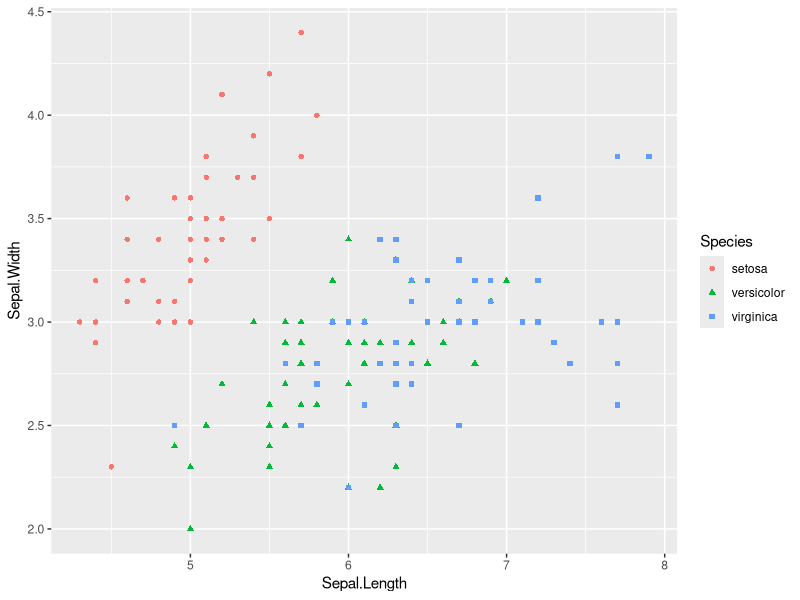
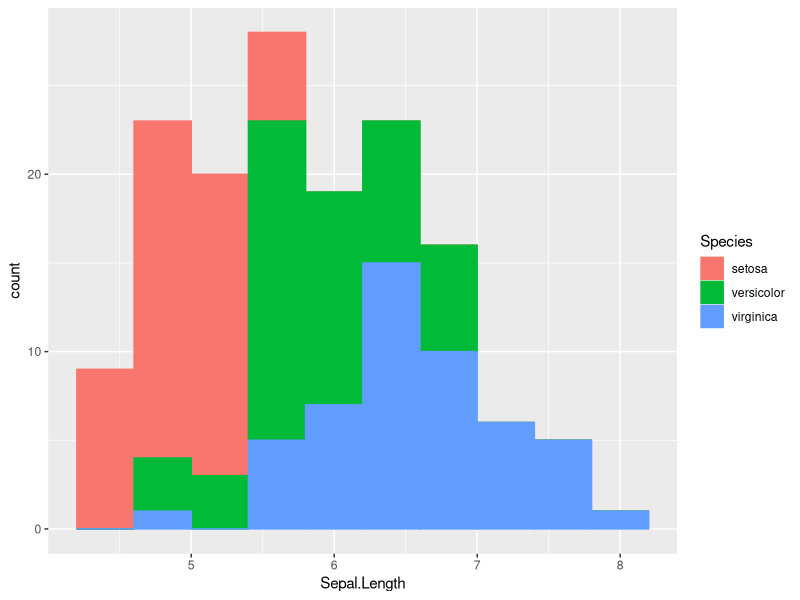

Generate these figures, in order, with R:
## ---- chunk 1
knitr::opts_chunk$set(echo = TRUE, comment = "##", collapse = TRUE, message = FALSE, warning = FALSE)
## ---- chunk 2
library(tidyverse)

iris %>%
  ggplot(aes(x = Sepal.Length, y = Sepal.Width,
             color = Species, shape = Species)) +
  geom_point()
## ---- chunk 3
ggplot(iris, aes(x = Sepal.Length, color = Species, fill = Species)) +
  geom_histogram(bins = 10)
